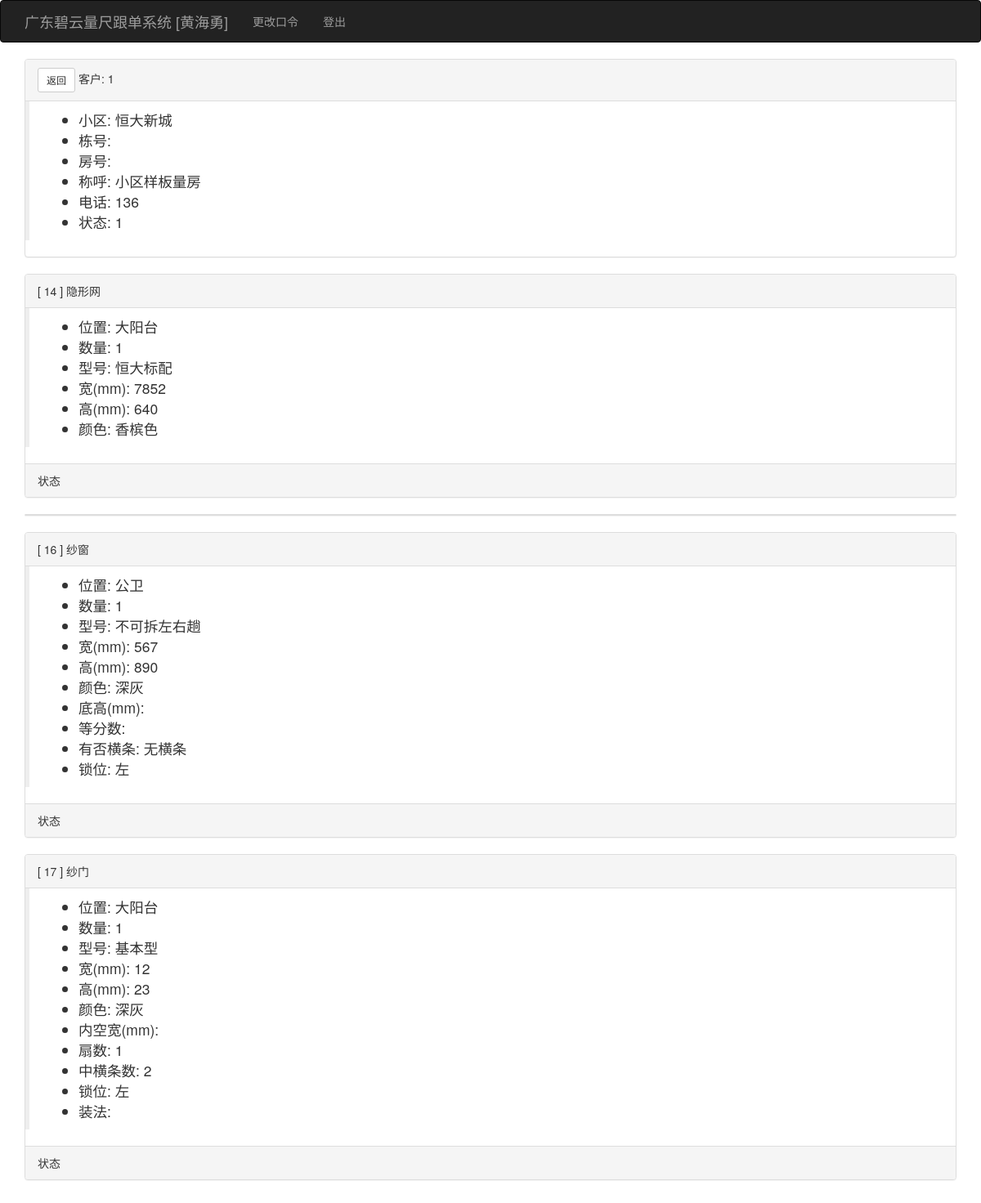
The app's page /viewkehudd/1 (signed in) with its own data.
### app/models.py (models this page shows, shortened)
class User(UserMixin, db.Model):
    __tablename__ = 'users'
    id = db.Column(db.Integer, primary_key=True)
    user = db.Column(db.String(64), unique=True, index=True)
    pin = db.Column(db.String(64))
    username = db.Column(db.String(64))
    tel = db.Column(db.String(32))
    role = db.Column(db.String(64))
    isuse = db.Column(db.Boolean, default=False)
    beizhu = db.Column(db.String(64))
    kehus = db.relationship('Kehu', backref='user', lazy='dynamic')
    @login_manager.user_loader
    def load_user(user_id):
        return User.query.get(int(user_id))

class Kehu(db.Model):
    __tablename__ = 'kehus'
    id = db.Column(db.Integer, primary_key=True)
    user_id = db.Column(db.Integer, db.ForeignKey('users.id'))
    xiaoqu_id = db.Column(db.Integer, db.ForeignKey('xiaoqus.id'))
    fangjian = db.Column(db.String(64))
    chenghu = db.Column(db.String(64))
    tel = db.Column(db.String(64))
    zje = db.Column(db.Float)
    beizhu = db.Column(db.String(64))
    status = db.Column(db.Integer, default=1)  # 1已测尺、2已下单、3已安装、4已清款
    time0 = db.Column(db.DateTime(), default=datetime.utcnow)
    time1 = db.Column(db.DateTime())
    time2 = db.Column(db.DateTime())
    time3 = db.Column(db.DateTime())
    dingdans = db.relationship('Dingdan', backref='kehu', lazy='dynamic')

class Xiaoqu(db.Model):
    __tablename__ = 'xiaoqus'
    id = db.Column(db.Integer, primary_key=True)
    xiaoqu = db.Column(db.String(64), unique=True, index=True)
    dizhi = db.Column(db.String(100))
    beizhu = db.Column(db.String(128))
    kehus = db.relationship('Kehu', backref='xiaoqu', lazy='dynamic')

class Dingdan(db.Model):
    __tablename__ = 'dingdans'
    id = db.Column(db.Integer, primary_key=True)
    kehu_id = db.Column(db.Integer, db.ForeignKey('kehus.id'))
    chanpin_id = db.Column(db.Integer, db.ForeignKey('chanpins.id'))
    shuliang = db.Column(db.Integer)
    weizhi = db.Column(db.String(64))
    xinghao = db.Column(db.String(64))
    kuan_chang = db.Column(db.Integer)
    gao = db.Column(db.Integer)
    meikongkuan_bashoudigao = db.Column(db.Integer)
    color = db.Column(db.String(64))
    shanshu = db.Column(db.Integer)
    zhonghengtiaoshu_gantiaoshu = db.Column(db.Integer)
    shuowei = db.Column(db.String(64))
    ishaveht = db.Column(db.String(64))
    zhangfa_dengfenshu_kaishuofangshi = db.Column(db.String(64))
    jiage = db.Column(db.Float)
    tushipic = db.Column(db.String(64))
    beizhu = db.Column(db.String(64))
    status = db.Column(db.Integer, default=1)  # 1测尺、2业务下单、3工厂下单、4工厂入库、5工厂发货、6货到工地、7安装完成
    fakaidi = db.Column(db.String(64))
    time0 = db.Column(db.DateTime(), default=datetime.utcnow)
    user0_id = db.Column(db.Integer, db.ForeignKey('users.id'))
    time1 = db.Column(db.DateTime())
    user1_id = db.Column(db.Integer, db.ForeignKey('users.id'))
    time2 = db.Column(db.DateTime())
    user2_id = db.Column(db.Integer, db.ForeignKey('users.id'))
    time3 = db.Column(db.DateTime())
    user3_id = db.Column(db.Integer, db.ForeignKey('users.id'))
    time4 = db.Column(db.DateTime())
    user4_id = db.Column(db.Integer, db.ForeignKey('users.id'))
    time5 = db.Column(db.DateTime())
    user5_id = db.Column(db.Integer, db.ForeignKey('users.id'))
    time6 = db.Column(db.DateTime())
    user6_id = db.Column(db.Integer, db.ForeignKey('users.id'))

### app/main/views.py (the view)
@main.route('/viewkehudd/<int:id>', methods=['GET', 'POST'])
@login_required
def viewkehudd(id):
    kehu = Kehu.query.get(id)
    return render_template('viewkehudd.html', kehu=kehu)

### app/templates/viewkehudd.html (shortened to what this page needs)
{% extends "base.html" %}
{% import "bootstrap/wtf.html" as wtf %}
{% block page_content %}
           <div class="panel panel-default">
                <div class="panel-heading"> <a class="btn btn-default btn-sm" href="{{ url_for('main.kehulist') }}">返回</a> 客户: {{ kehu.id }}</div>
                <div class="post-body">
                    <blockquote>
                    <ul>
                    <li>小区: {{ kehu.xiaoqu.xiaoqu }}</li>
                    <li>栋号: {{ kehu.donghao }}</li>
                    <li>房号: {{ kehu.fanghao }}</li>
                    <li>称呼: {{ kehu.chenghu }}</li>
                    <li>电话: {{ kehu.tel }}</li>
                    <li>状态: {{ kehu.status }}</li>
                    </ul>
                    </blockquote>
                </div>
            </div>
    {% for dingdan in kehu.dingdans %}
            <div class="panel panel-default">
        {% if dingdan.chanpin.pinming == '隐形网' %}
                <div class="panel-heading">[ {{ dingdan.id }} ] 隐形网</div>
                <div class="post-body">
                    <blockquote>
                    <ul>
                        <li>位置: {{ dingdan.weizhi }}</li>
                        <li>数量: {{ dingdan.shuliang }}</li>
                        <li>型号: {{ dingdan.xinghao }}</li>
                        <li>宽(mm): {{ dingdan.kuan_chang }}</li>
                        <li>高(mm): {{ dingdan.gao }}</li>
                        <li>颜色: {{ dingdan.color }}</li>
                    </ul>
                    </blockquote>
                </div>
                <div class="panel-footer">状态</div>
        {% elif dingdan.chanpin.pinming == '纱门' %}
                <div class="panel-heading">[ {{ dingdan.id }} ] 纱门</div>
                <div class="post-body">
                    <blockquote>
                    <ul>
                        <li>位置: {{ dingdan.weizhi }}</li>
                        <li>数量: {{ dingdan.shuliang }}</li>
                        <li>型号: {{ dingdan.xinghao }}</li>
                        <li>宽(mm): {{ dingdan.kuan_chang }}</li>
                        <li>高(mm): {{ dingdan.gao }}</li>
                        <li>颜色: {{ dingdan.color }}</li>
                        <li>内空宽(mm): {{ dingdan.meikuan_digao }}</li>
                        <li>扇数: {{ dingdan.shanshu }}</li>
                        <li>中横条数: {{ dingdan.zhonghengtiaoshu_gantiaoshu }}</li>
                        <li>锁位: {{ dingdan.shuowei }}</li>
                        <li>装法: {{ dingdan.zhangfa }}</li>
                    </ul>
                    </blockquote>
                </div>
                <div class="panel-footer">状态</div>
        {% elif dingdan.chanpin.pinming == '纱窗' %}
                <div class="panel-heading">[ {{ dingdan.id }} ] 纱窗</div>
                <div class="post-body">
                    <blockquote>
                    <ul>
                        <li>位置: {{ dingdan.weizhi }}</li>
                        <li>数量: {{ dingdan.shuliang }}</li>
                        <li>型号: {{ dingdan.xinghao }}</li>
                        <li>宽(mm): {{ dingdan.kuan_chang }}</li>
                        <li>高(mm): {{ dingdan.gao }}</li>
                        <li>颜色: {{ dingdan.color }}</li>
                        <li>底高(mm): {{ dingdan.meikuan_digao }}</li>
                        <li>等分数: {{ dingdan.dengfenshu }}</li>
                        <li>有否横条: {{ dingdan.ishaveht }}</li>
                        <li>锁位: {{ dingdan.shuowei }}</li>
                    </ul>
                    </blockquote>
                </div>
                <div class="panel-footer">状态</div>
        {% endif %}
            </div>
    {% endfor %}
{% endblock %}

### app/templates/base.html (shortened to what this page needs)
{% extends "bootstrap/base.html" %}
{% block head %}
{{ super() }}
<link rel="stylesheet" type="text/css" href="{{ url_for('static', filename='styles.css') }}">
{% endblock %}
{% block navbar %}
<div class="navbar navbar-inverse" role="navigation">
    <div class="container">
        <div class="navbar-header">
            <a class="navbar-brand" href="{{ url_for('main.index') }}">广东碧云量尺跟单系统 [{{ current_user.username }}] </a>
        </div>
        <div class="navbar-collapse collapse">
            <ul class="nav navbar-nav">
                {% if current_user.is_authenticated %}
                <li><a href="{{ url_for('auth.change_pin') }}">更改口令</a></li>
                <li><a href="{{ url_for('auth.logout') }}">登出</a></li>
                {% endif %}
            </ul>
        </div>
    </div>
</div>
{% endblock %}
{% block content %}
<div class="container">
    {% block page_content %}{% endblock %}
</div>
{% endblock %}

### records on screen
User: username "黄海勇"
Kehu: id "1", chenghu "小区样板量房", tel "136", status "1"
Xiaoqu: xiaoqu.xiaoqu "恒大新城"
Dingdan: id "14", weizhi "大阳台", shuliang "1", xinghao "恒大标配", kuan_chang "7852", gao "640", color "香槟色"
Dingdan: id "16", weizhi "公卫", shuliang "1", xinghao "不可拆左右趟", kuan_chang "567", gao "890", color "深灰", ishaveht "无横条", shuowei "左"
Dingdan: id "17", weizhi "大阳台", shuliang "1", xinghao "基本型", kuan_chang "12", gao "23", color "深灰", shanshu "1", zhonghengtiaoshu_gantiaoshu "2", shuowei "左"
